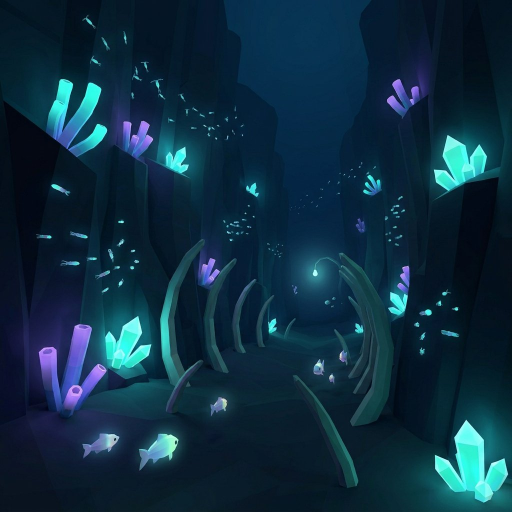
#> input picture assets/concepts/BiomeAbyssalTrench.jpg, 1024 x 1024 px (shown at 1/2 size)
$ python -i compose.py   (imports and definitions only)
#> lines starting #> are read from the running program, lines starting #| are printed output that depends on the picture
#> further down, picture is the input picture: PIL image 1024x1024 RGB; mean R, G, B 14.1, 45.5, 64.3
"""Builds the Roblox store art (icon, logo, thumbnails) for Apex Tide.

    python3 tools/marketing/compose.py refs     # the style-reference sheets for the image jobs
    SR_MODEL=<EDSR_x2.pb> python3 tools/marketing/compose.py sr   # upscale the key art (slow, cached)
    python3 tools/marketing/compose.py          # icon, logo and every thumbnail
    python3 tools/marketing/compose.py shots    # only the thumbnails from in-game captures

Pipeline (owner, 2026-10-09: "generate our page photo and some thumbnails"):

1. `refs` lays 2-3 approved concepts (assets/concepts/) side by side into one sheet
   per image job, in assets/tripo/marketing_refs/ (gitignored): the Tripo image API
   takes a single reference image, and one concept alone copies its composition.
2. `python3 tools/tripo.py run tools/tripo_jobs_marketing.json` paints the key art
   with Nano Banana Pro (10 credits each) into assets/tripo/marketing/ (gitignored).
   The API only returns 1024x1024 (an aspect setting is ignored), so each scene is
   painted inside a 16:9 strip of the square (`BANDS`) and cropped out here.
3. `sr` upscales each strip 2x with OpenCV's EDSR model (opencv-contrib-python-headless
   and EDSR_x2.pb from github.com/Saafke/EDSR_Tensorflow, ~7 min an image on a CPU)
   into assets/tripo/marketing_sr/; without it the strips are resized with Lanczos.
4. The default command sets the text (never the image model: crisp and spelled
   right), keys the logo off its magenta screen, and writes marketing/ (committed),
   the files to upload in Creator Hub:

       icon_512.png, icon_512_alt.png   the experience icon (512x512) and the runner-up
       community_{a,b,c}_512.png        the studio community's icon (A recommended)
       logo.png, logo_alt.png           APEX TIDE on a transparent background (A, and B the
                                        runner-up with a curling wave)
       thumb_N_<name>.jpg               thumbnails (1920x1080)
       thumb_N_<name>.jpg from marketing/raw/shot_*.png, in-game captures (committed)

Fonts: tools/marketing/fonts (Lilita One / Titan One, OFL; Luckiest Guy, Apache 2.0).
"""
import os
import pathlib
import sys

from PIL import Image, ImageChops, ImageDraw, ImageEnhance, ImageFilter, ImageFont

ROOT = pathlib.Path(__file__).resolve().parents[2]
CONCEPTS = ROOT / "assets" / "concepts"
REFS = ROOT / "assets" / "tripo" / "marketing_refs"
SRC = ROOT / "assets" / "tripo" / "marketing"
SR = ROOT / "assets" / "tripo" / "marketing_sr"
RAW = ROOT / "marketing" / "raw"
OUT = ROOT / "marketing"
FONTS = pathlib.Path(__file__).resolve().parent / "fonts"

W, H = 1920, 1080
NAVY = (4, 22, 40)
BIG = "LuckiestGuy-Regular.ttf"
SUB = "LilitaOne-Regular.ttf"
WHITE, AQUA = (255, 255, 255), (150, 236, 255)

# The reference sheet behind each image job: approved concepts for its look
REF_SHEETS = {
    "RefHero": ["StyleSheet", "BiomeKelpShallows", "Megalodon"],
    "RefBoss": ["Megalodon", "SpeciesRoster", "BiomeOpenBlue"],
    "RefSquid": ["GiantSquid", "BiomeAbyssalTrench", "StyleSheet"],
    "RefGrow": ["NibblerGrowth", "BiomeCoralReef", "BiomeKelpShallows"],
    "RefShades": ["ShadeSheet", "StyleSheet"],
    "RefTreasure": ["BiomeShipwreck", "StyleSheet", "BiomeCoralReef"],
    "RefWorld": ["BiomeCoralReef", "BiomeShipwreck", "BiomeKelpShallows"],
    "RefIcon": ["StyleSheet", "Megalodon", "NibblerGrowth"],
}

# The 16:9 strip of each 1024x1024 image the scene was painted in (left, top, right,
# bottom); the hero has no strip, so a band round its two subjects is taken
BANDS = {
    "HeroWide": (0, 232, 1024, 808),
    "Boss": (0, 224, 1024, 800),
    "Squid2": (0, 225, 1024, 800),
    "Grow2": (0, 224, 1024, 800),
    "Shades": (0, 224, 1024, 800),
    "Treasure": (0, 224, 1024, 798),
    "World": (0, 224, 1024, 800),
}


# [58 lines left out: functions build_refs, src, upscale_bands, band, cover, not called in this run]


def key_magenta(im: Image.Image) -> Image.Image:
    """Magenta-screen logo -> RGBA with soft edges and no pink fringe."""
    r, g, b = im.convert("RGB").split()
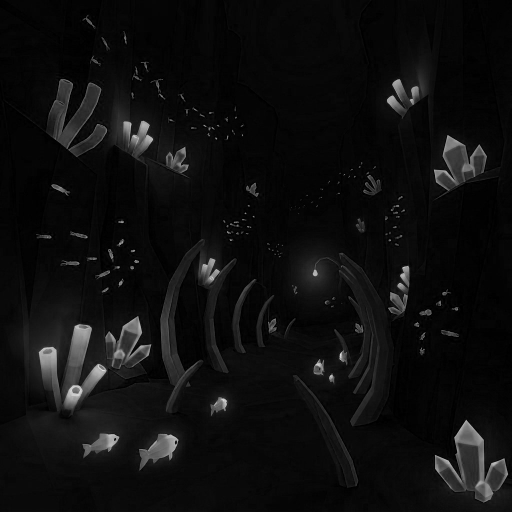
#> r: PIL image 1024x1024 L (shown at 1/2 size); min 0, max 241, mean 14.1
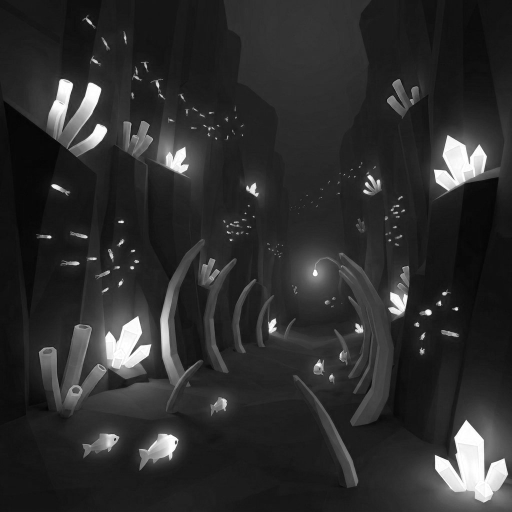
#> g: PIL image 1024x1024 L (shown at 1/2 size); min 0, max 255, mean 45.5
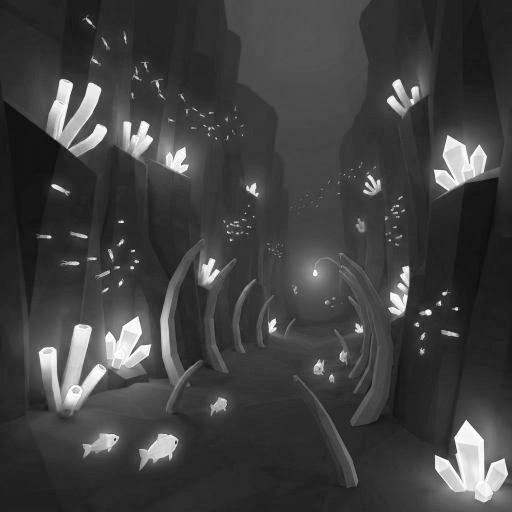
#> b: PIL image 1024x1024 L (shown at 1/2 size); min 6, max 255, mean 64.3
    magenta = ImageChops.subtract(ImageChops.darker(r, b), g)
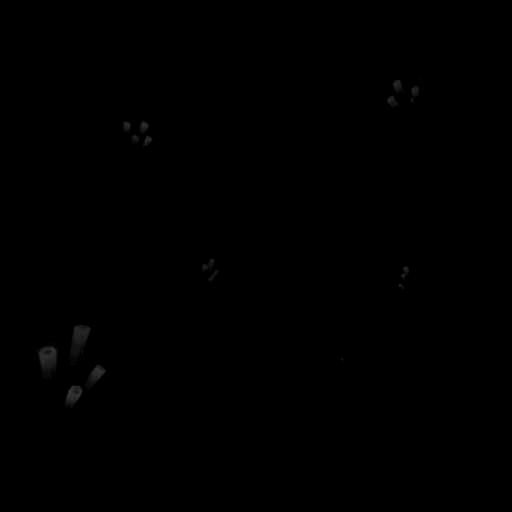
#> magenta: PIL image 1024x1024 L (shown at 1/2 size); min 0, max 59, mean 0.2
    alpha = magenta.point(lambda v: 255 if v < 50 else 0 if v > 130 else round(255 * (130 - v) / 80))
    # Despill: the logo is white, aqua, blue and navy, so red never rises above green
    # or blue there; at the edges the screen's pink did
    r = ImageChops.darker(r, ImageChops.lighter(g, b))
    # The image model leaves faint noise in the screen (a blocky band along the top of
    # the LogoTide images): drop near-clear pixels, then keep the longest run of rows
    # that hold the logo
    alpha = alpha.point(lambda v: 0 if v < 40 else v)
    out = Image.merge("RGBA", (r, g, b, alpha))
    rows = [y for y, n in enumerate(_row_counts(alpha)) if n > 3]
#> rows = 1024 values from 0 to 1023
    runs: list[list[int]] = []
    for y in rows:
        if runs and y == runs[-1][1] + 1:
            runs[-1][1] = y
        else:
            runs.append([y, y])
#> after the loop, runs = [[0, 1023]]
    top, bottom = max(runs, key=lambda run: run[1] - run[0])
#> top = 0; bottom = 1023
    out = out.crop((0, top, out.width, bottom + 1))
    return out.crop(out.getbbox())


def _row_counts(alpha: Image.Image) -> list[int]:
    data = alpha.tobytes()
    return [sum(1 for v in data[y * alpha.width : (y + 1) * alpha.width] if v) for y in range(alpha.height)]


def vibrance(im: Image.Image, amount: float = 1.1, contrast: float = 1.04) -> Image.Image:
    return ImageEnhance.Contrast(ImageEnhance.Color(im).enhance(amount)).enhance(contrast)


# [98 lines left out: functions text_layer, place, logo_at, scrim, vignette, thumb, not called in this run]


def save(c: Image.Image, name: str):
    c.convert("RGB").save(OUT / name, quality=92)


# [121 lines left out: functions main, shots, not called in this run]


# [10 lines not run here, left out]

>>> from PIL import Image
>>> picture = Image.open('../../assets/concepts/BiomeAbyssalTrench.jpg')
>>> result = key_magenta(picture)

$ run again, on assets/concepts/BiomeShipwreck.jpg
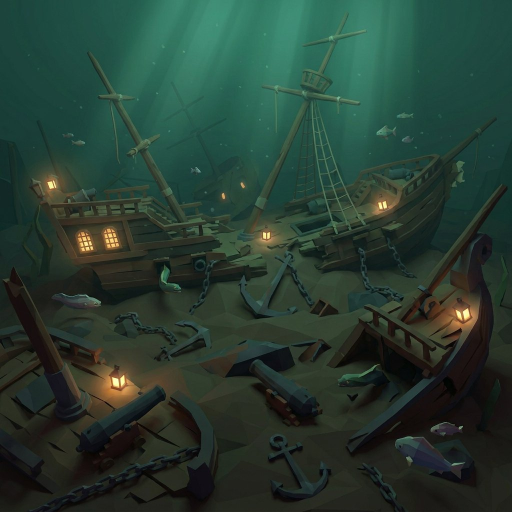
#> input picture assets/concepts/BiomeShipwreck.jpg, 1024 x 1024 px (shown at 1/2 size)
#> picture is the input picture: PIL image 1024x1024 RGB; mean R, G, B 39.2, 61, 49.8
#> in key_magenta, `r, g, b = im.convert("RGB").split()`:
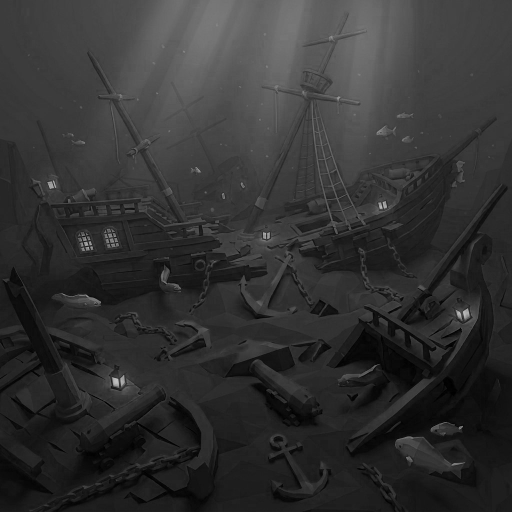
#> b: PIL image 1024x1024 L (shown at 1/2 size); min 0, max 195, mean 49.8
#> in key_magenta, `magenta = ImageChops.subtract(ImageChops.darker(r, b), g)`:
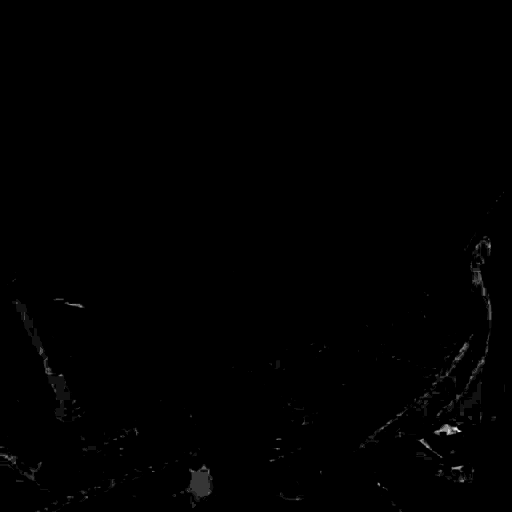
#> magenta: PIL image 1024x1024 L (shown at 1/2 size); min 0, max 14, mean 0.0437; drawn with min black and max white
#> alpha: PIL image 1024x1024 L; every value is 255
#> rows = 1024 values from 0 to 1023
#> after the loop in key_magenta, `for y in rows:`: runs = [[0, 1023]]
#> top = 0; bottom = 1023
